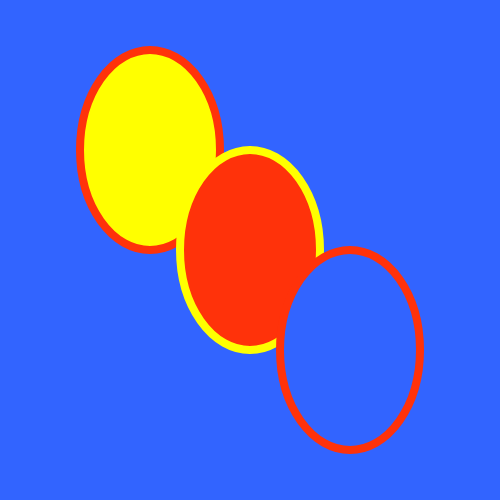
Frame 1 (no input)
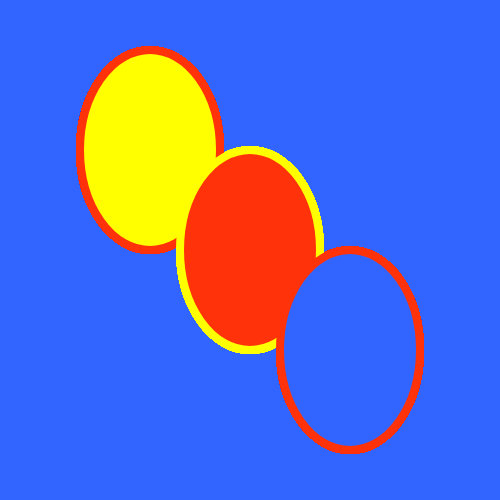
Frame 60 (no input)
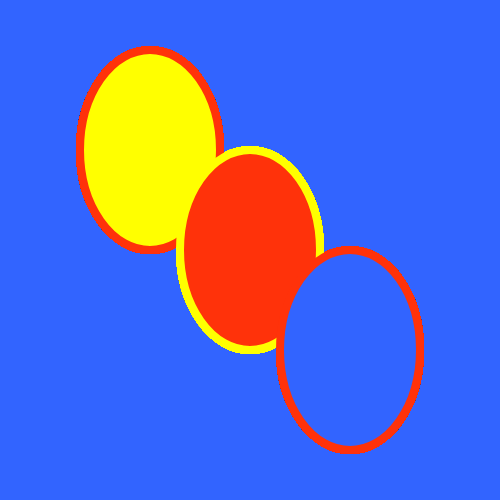
Frame 120 (the mouse pressed at the canvas centre since frame 60)

The p5.js sketch that drew these frames (run headless with seeded random() and noise() and a simulated clock; from frame 60 on, the mouse is pressed at the canvas centre):

// p5.js sketch
// ── sketch.js
function setup() {
  createCanvas(500, 500);
  background(50, 100, 255);

}

function draw() {

//Ellipse 1 Yellow w/ red fill  Upper-left

  fill(255, 255, 0);
  stroke(255, 50, 10);
  strokeWeight(8);

  ellipse(150, 150, 140, 200);



  fill(255, 50, 10);//Ellipse 2 Red, w/ yellow fill. Mid-screen
  stroke(255, 255, 0);
  strokeWeight(8);

  ellipse(250, 250, 140, 200);

/*  (Block-Comment)
 Ellipse 3 Yellow w/ Blue fill  Lower-Right
*/

  fill(50, 100, 255);
  stroke(255, 50, 10);
  strokeWeight(8);
  ellipse(350, 350, 140, 200);
}
